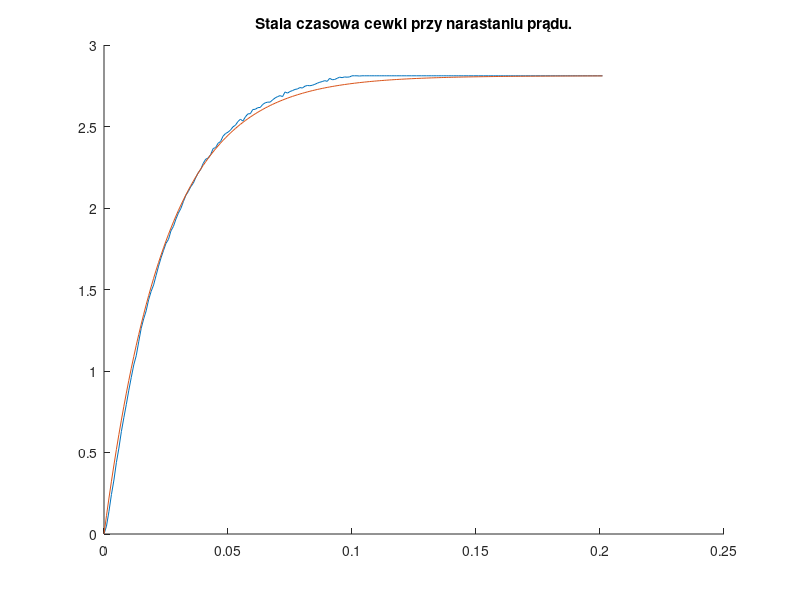
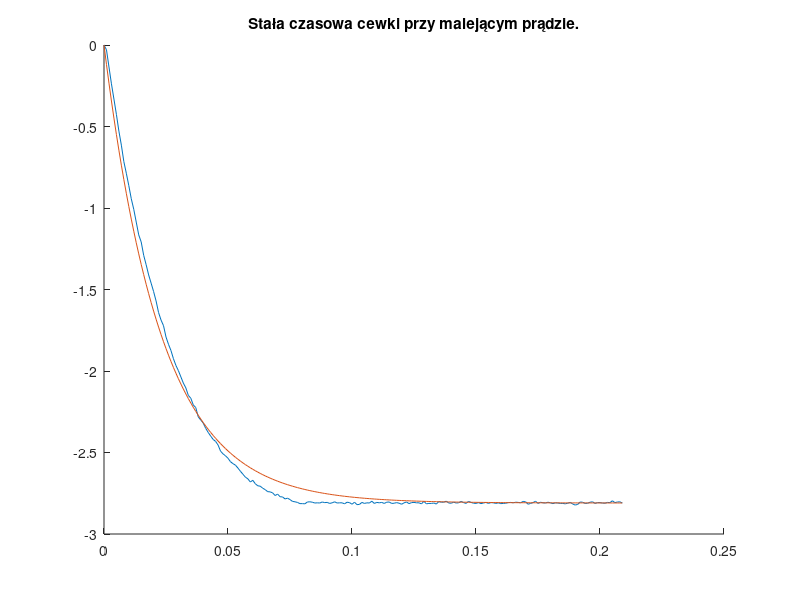

These charts were generated, in order, by the following MATLAB code:
clear all;
close all;

load('stala_cewki_z_wlozeniem_preskaler4095.mat');

%parametry narastania prądu

t_min = 427;
t_max = 628;

t = ident.time(t_min : t_max);
current = ident.signals(3).values(t_min : t_max);

t = t(:, 1) - t(1,1);
y = current(:,1) - current(1,1); %y - obnizone do 0, tylko do obliczen, do ostatecznego wykresu bierzemy current

% %Transmitancja modelu - np. obiekt 1 rzedu
K = y(end, 1);      %dobrane doświadczalnie, nie ma znaczenia w tym przypadku
T_up = 0.0245          %w pracy[1] wyszło 6.3 ms

NUM = K;
DEN = [T_up 1];

model = tf(NUM, DEN);
step = step(model, t);

%Kryterium jakości aproksymacji
e = y - step;
error = sum(e.^2)

figure
title('Stala czasowa cewki przy narastaniu prądu.')
hold on;
plot(t, y, t, step);

%parametry opadania

clear all;
load('stala_cewki_z_wlozeniem_preskaler4095.mat');

t_min2 = 637;
t_max2 = 846;

t = ident.time(t_min2 : t_max2);
current = ident.signals(3).values(t_min2 : t_max2);

t = t(:, 1) - t(1,1);
y = current(:,1) - current(1,1); %y - obnizone do 0, tylko do obliczen, do ostatecznego wykresu bierzemy current

% %Transmitancja modelu - np. obiekt 1 rzedu
K = y(end, 1);      %dobrane doświadczalnie, nie ma znaczenia w tym przypadku
T_down = 0.023          %w pracy[1] wyszło 6.3 ms

NUM = K;
DEN = [T_down 1];

model = tf(NUM, DEN);
step = step(model, t);

%Kryterium jakości aproksymacji
e = y - step;
error = sum(e.^2)

figure
title('Stała czasowa cewki przy malejącym prądzie.')
hold on;
plot(t, y, t, step);